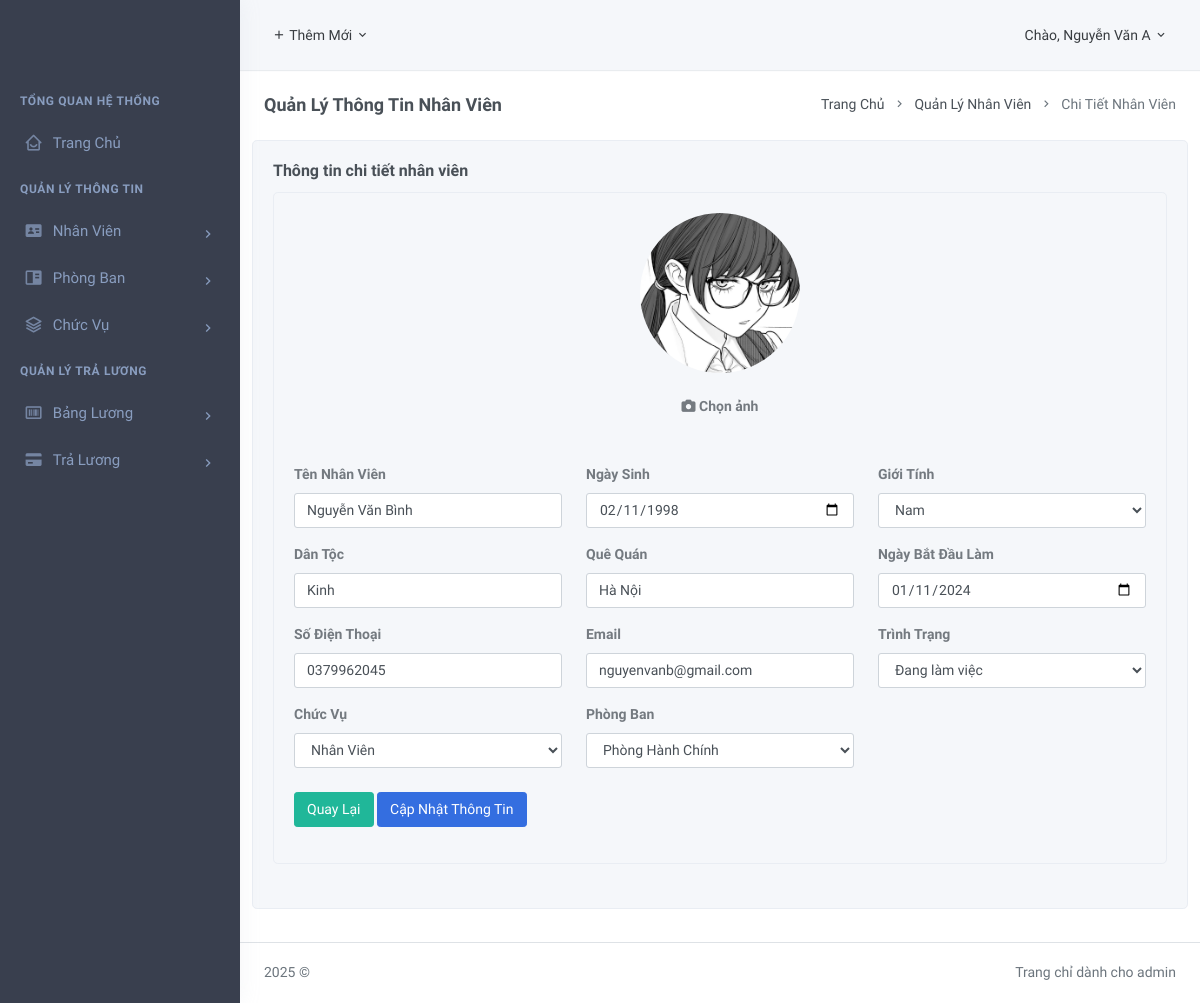
/src/NhanVien/SuaNhanVien.php?id=1 (signed in), run on the app's committed database.
### tables this page shows
CREATE TABLE `nhanvien` (
  `MaNV` int(11) NOT NULL,
  `HoTen` varchar(100) NOT NULL,
  `GioiTinh` int(11) DEFAULT NULL,
  `NgaySinh` date NOT NULL,
  `DanToc` varchar(50) DEFAULT NULL,
  `QueQuan` varchar(255) DEFAULT NULL,
  `SoDienThoai` varchar(20) DEFAULT NULL,
  `TinhTrang` int(11) DEFAULT 1,
  `NgayBatDauLam` date DEFAULT NULL,
  `Email` varchar(100) DEFAULT NULL,
  `Avatar` varchar(255) DEFAULT NULL,
  `MaCV` int(11) DEFAULT NULL,
  `MaPB` int(11) DEFAULT NULL
);

CREATE TABLE `chucvu` (
  `MaCV` int(11) NOT NULL,
  `TenCV` varchar(50) NOT NULL,
  `MoTa` text DEFAULT NULL,
  `LuongCoBan` int(11) DEFAULT NULL
);

CREATE TABLE `phongban` (
  `MaPB` int(11) NOT NULL,
  `TenPhongBan` varchar(50) NOT NULL,
  `DiaChi` varchar(255) DEFAULT NULL,
  `SoDienThoai` varchar(20) DEFAULT NULL,
  `Email` varchar(100) DEFAULT NULL,
  `Website` varchar(100) DEFAULT NULL,
  `MoTa` text DEFAULT NULL
);

### src/NhanVien/SuaNhanVien.php (the view, shortened to what this page needs)
<?php
$servername = "127.0.0.1";
$username = "root";
$password = "";
$dbname = "hrm_nhanvien";
$conn = new mysqli($servername, $username, $password, $dbname);
$id = isset($_GET['id']) && is_numeric($_GET['id']) ? (int)$_GET['id'] : 0;
$sql = "SELECT n.*, p.TenPhongBan, c.TenCV
        FROM nhanvien n
        LEFT JOIN phongban p ON n.MaPB = p.MaPB
        LEFT JOIN chucvu c ON n.MaCV = c.MaCV
        WHERE n.MaNV = ?";
$stmt = $conn->prepare($sql);
$stmt->bind_param("i", $id);
$stmt->execute();
$result = $stmt->get_result();
$detail = $result->fetch_all(MYSQLI_ASSOC);
$detail = $detail;
$sql_chucvu = "SELECT MaCV, TenCV FROM chucvu";
$result_chucvu = $conn->query($sql_chucvu);
$chucvu = $result_chucvu ? $result_chucvu->fetch_all(MYSQLI_ASSOC) : [];
$sql_phongban = "SELECT MaPB, TenPhongBan FROM phongban";
$result_phongban = $conn->query($sql_phongban);
$phongban = $result_phongban ? $result_phongban->fetch_all(MYSQLI_ASSOC) : [];
require(__DIR__ . '/../layouts/header.php');
?>
<link rel="stylesheet" type="text/css" href="https://cdnjs.cloudflare.com/ajax/libs/font-awesome/6.4.2/css/all.min.css">
<div class="page-content">
    <div class="container-fluid">
        <div class="row">
            <div class="col-12">
                <div class="page-title-box d-flex align-items-center justify-content-between">
                    <h4 class="mb-0 font-size-18">Quản Lý Thông Tin Nhân Viên</h4>
                    <div class="page-title-right">
                        <ol class="breadcrumb m-0">
                            <li class="breadcrumb-item"><a href="/QLNhanVien_thuan/src/TrangChu.php">Trang Chủ</a></li>
                            <li class="breadcrumb-item"><a href="/QLNhanVien_thuan/src/NhanVien/NhanVien.php">Quản Lý Nhân Viên</a></li>
                            <li class="breadcrumb-item active">Chi Tiết Nhân Viên</li>
                        </ol>
                    </div>
                </div>
            </div>
        </div>
    </div>
    <div class="row">
        <div class="col-12">
            <div class="card">
                <div class="card-body">
                    <h4 class="card-title">Thông tin chi tiết nhân viên</h4>
                    <div id="basic-datatable_wrapper" class="dataTables_wrapper dt-bootstrap4 no-footer">
                        <div class="row">
                            <div class="col-xl-12">
                            	<div class="card">
                                    <div class="card-body">
                                        <form method="POST" enctype="multipart/form-data">
                                            <div class="form-group">
                                                <div class="mb-3" style="width: 160px; height: 160px; margin-right: auto; margin-left: auto;">
                                                    <img style="width: 100%; height: 100%; border-radius: 50%;" src="<?php echo htmlspecialchars($detail[0]['Avatar'] ?: '/QLNhanVien_thuan/public/admin/images/avatars/default.png'); ?>" id="output">
                                                </div>
                                                <div style="text-align: center;">
                                                    <label for="selectfile" class="btn"><p style="font-weight: bold;"><i class="fa-solid fa-camera"></i> Chọn ảnh</p></label>
                                                </div>
                                            </div>
                                            <div class="form-group row">
                                                <div class="col-4">
                                                    <label for="simpleinput">Tên Nhân Viên</label>
                                                    <input type="text" id="simpleinput" class="form-control" placeholder="Tên nhân viên" required name="hoten" value="<?php echo htmlspecialchars($detail[0]['HoTen']); ?>">
                                                </div>
                                                <div class="col-4">
                                                    <label for="simpleinput">Ngày Sinh</label>
                                                    <input type="date" id="simpleinput" class="form-control" placeholder="Ngày sinh" required name="ngaysinh" value="<?php echo htmlspecialchars($detail[0]['NgaySinh']); ?>">
                                                </div>
                                                <div class="col-4">
                                                    <label for="simpleinput">Giới Tính</label>
                                                    <select name="gioitinh" required class="form-control">
                                                        <option value="1" <?php echo $detail[0]['GioiTinh'] == 1 ? 'selected' : ''; ?>>Nam</option>
                                                    </select>
                                                </div>
                                            </div>
                                            <div class="form-group row">
                                                <div class="col-4">
                                                    <label for="simpleinput">Dân Tộc</label>
                                                    <input type="text" id="simpleinput" class="form-control" placeholder="Dân tộc" required name="dantoc" value="<?php echo htmlspecialchars($detail[0]['DanToc']); ?>">
                                                </div>
                                                <div class="col-4">
                                                    <label for="simpleinput">Quê Quán</label>
                                                    <input type="text" id="simpleinput" class="form-control" placeholder="Quê quán" required name="quequan" value="<?php echo htmlspecialchars($detail[0]['QueQuan']); ?>">
                                                </div>
                                                <div class="col-4">
                                                    <label for="simpleinput">Ngày Bắt Đầu Làm</label>
                                                    <input type="date" id="simpleinput" class="form-control" placeholder="Ngày bắt đầu làm" required name="ngaybatdaulam" value="<?php echo htmlspecialchars($detail[0]['NgayBatDauLam']); ?>">
                                                </div>
                                            </div>
                                            <div class="form-group row">
                                                <div class="col-4">
                                                    <label for="simpleinput">Số Điện Thoại</label>
                                                    <input type="number" id="simpleinput" class="form-control" placeholder="Số điện thoại" required name="sodienthoai" value="<?php echo htmlspecialchars($detail[0]['SoDienThoai']); ?>">
                                                </div>
                                                <div class="col-4">
                                                    <label for="simpleinput">Email</label>
                                                    <input type="email" id="simpleinput" class="form-control" placeholder="Email" required name="email" value="<?php echo htmlspecialchars($detail[0]['Email']); ?>">
                                                </div>
                                                <div class="col-4">
                                                    <label for="simpleinput">Trình Trạng</label>
                                                    <select name="tinhtrang" required class="form-control">
                                                        <option value="1" <?php echo $detail[0]['TinhTrang'] == 1 ? 'selected' : ''; ?>>Đang làm việc</option>
                                                    </select>
                                                </div>
                                            </div>
                                            <div class="form-group row">
                                                <div class="col-4">
                                                    <label for="simpleinput">Chức Vụ</label>
                                                    <select name="chucvu" required class="form-control">
                                                        <?php foreach ($chucvu as $cv): ?>
                                                            <option value="<?php echo htmlspecialchars($cv['MaCV']); ?>" <?php echo $detail[0]['MaCV'] == $cv['MaCV'] ? 'selected' : ''; ?>><?php echo htmlspecialchars($cv['TenCV']); ?></option>
                                                        <?php endforeach; ?>
                                                    </select>
                                                </div>
                                                <div class="col-4">
                                                    <label for="simpleinput">Phòng Ban</label>
                                                    <select name="phongban" required class="form-control">
                                                        <?php foreach ($phongban as $pb): ?>
                                                            <option value="<?php echo htmlspecialchars($pb['MaPB']); ?>" <?php echo $detail[0]['MaPB'] == $pb['MaPB'] ? 'selected' : ''; ?>><?php echo htmlspecialchars($pb['TenPhongBan']); ?></option>
                                                        <?php endforeach; ?>
                                                    </select>
                                                </div>
                                            </div>
                                            <div class="form-group row mt-4">
                                                <div class="col-12 text-left">
                                                    <a href="/QLNhanVien_thuan/src/NhanVien/NhanVien.php" class="btn btn-success waves-effect waves-light">Quay Lại</a>
                                                    <button type="submit" class="btn btn-primary waves-effect waves-light">Cập Nhật Thông Tin</button>
                                                </div>
                                            </div>
                                        </form>
                                    </div>
                                </div>
                            </div>
                        </div>
                    </div>
                </div>
            </div>
        </div>
    </div>
</div>
<?php
require(__DIR__ . '/../layouts/footer.php');
?>

### data on the page
nhanvien: Avatar (picture), hoten "Nguyễn Văn Bình", ngaysinh "02/11/1998", gioitinh "Nam", dantoc "Kinh", quequan "Hà Nội", ngaybatdaulam "01/11/2024", sodienthoai "0379962045", email "nguyenvanb@gmail.com", tinhtrang "Đang làm việc", chucvu "Nhân Viên", phongban "Phòng Hành Chính"

### other printed values
$_SESSION['hoten'] "Nguyễn Văn A"
